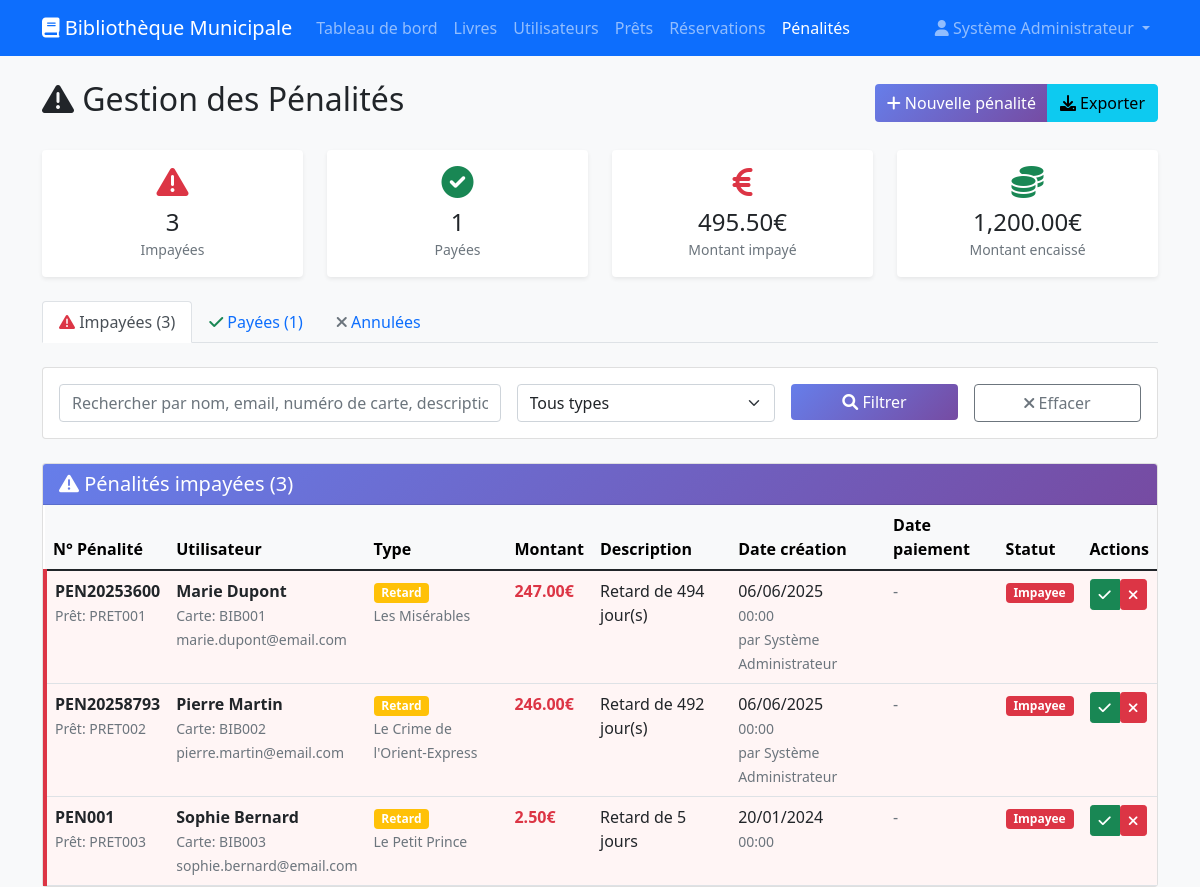
The page /penalites.php (signed in) on the database its author committed.
### tables this page shows
CREATE TABLE `parametres` (
  `id` int(11) NOT NULL,
  `cle_param` varchar(100) NOT NULL,
  `valeur` text NOT NULL,
  `description` text DEFAULT NULL,
  `type` enum('string','int','float','boolean','json') DEFAULT 'string',
  `date_modification` timestamp NOT NULL DEFAULT current_timestamp() ON UPDATE current_timestamp()
);

CREATE TABLE `penalites` (
  `id` int(11) NOT NULL,
  `numero_penalite` varchar(20) NOT NULL,
  `utilisateur_id` int(11) NOT NULL,
  `pret_id` int(11) DEFAULT NULL,
  `type_penalite` enum('retard','deterioration','perte','autre') NOT NULL,
  `montant` decimal(10,2) NOT NULL,
  `description` text NOT NULL,
  `date_creation` date DEFAULT curdate(),
  `date_echeance` date DEFAULT NULL,
  `date_paiement` date DEFAULT NULL,
  `mode_paiement` enum('especes','carte','cheque','virement') DEFAULT NULL,
  `statut` enum('impayee','payee','annulee','remise') DEFAULT 'impayee',
  `admin_id` int(11) DEFAULT NULL,
  `notes` text DEFAULT NULL
);

CREATE TABLE `prets` (
  `id` int(11) NOT NULL,
  `numero_pret` varchar(20) NOT NULL,
  `utilisateur_id` int(11) NOT NULL,
  `livre_id` int(11) NOT NULL,
  `admin_id` int(11) DEFAULT NULL,
  `date_pret` date DEFAULT curdate(),
  `date_retour_prevue` date NOT NULL,
  `date_retour_effective` date DEFAULT NULL,
  `nombre_renouvellements` int(11) DEFAULT 0,
  `max_renouvellements` int(11) DEFAULT 2,
  `statut` enum('en_cours','retourne','en_retard','perdu','endommage') DEFAULT 'en_cours',
  `notes` text DEFAULT NULL,
  `date_creation` timestamp NOT NULL DEFAULT current_timestamp(),
  `date_modification` timestamp NOT NULL DEFAULT current_timestamp() ON UPDATE current_timestamp()
);

CREATE TABLE `utilisateurs` (
  `id` int(11) NOT NULL,
  `numero_carte` varchar(20) NOT NULL,
  `nom` varchar(100) NOT NULL,
  `prenom` varchar(100) NOT NULL,
  `email` varchar(150) NOT NULL,
  `telephone` varchar(20) DEFAULT NULL,
  `adresse` text DEFAULT NULL,
  `date_naissance` date DEFAULT NULL,
  `date_inscription` date DEFAULT curdate(),
  `date_expiration` date NOT NULL,
  `statut` enum('actif','suspendu','expire','inactif') DEFAULT 'actif',
  `type_abonnement` enum('standard','premium','etudiant') DEFAULT 'standard',
  `limite_prets` int(11) DEFAULT 3,
  `photo` varchar(255) DEFAULT NULL,
  `notes` text DEFAULT NULL,
  `date_creation` timestamp NOT NULL DEFAULT current_timestamp(),
  `date_modification` timestamp NOT NULL DEFAULT current_timestamp() ON UPDATE current_timestamp()
);

CREATE TABLE `livres` (
  `id` int(11) NOT NULL,
  `isbn` varchar(20) DEFAULT NULL,
  `titre` varchar(200) NOT NULL,
  `sous_titre` varchar(200) DEFAULT NULL,
  `auteur_principal_id` int(11) DEFAULT NULL,
  `editeur_id` int(11) DEFAULT NULL,
  `annee_publication` year(4) DEFAULT NULL,
  `categorie_id` int(11) DEFAULT NULL,
  `langue` varchar(50) DEFAULT 'Français',
  `nombre_pages` int(11) DEFAULT NULL,
  `format` enum('poche','broché','relié','numérique') DEFAULT 'broché',
  `nombre_exemplaires` int(11) DEFAULT 1,
  `exemplaires_disponibles` int(11) DEFAULT 1,
  `exemplaires_reserves` int(11) DEFAULT 0,
  `description` text DEFAULT NULL,
  `resume` text DEFAULT NULL,
  `mots_cles` text DEFAULT NULL,
  `emplacement` varchar(100) DEFAULT NULL,
  `prix_achat` decimal(10,2) DEFAULT NULL,
  `date_acquisition` date DEFAULT curdate(),
  `etat_general` enum('excellent','bon','moyen','mauvais') DEFAULT 'bon',
  `image_couverture` varchar(255) DEFAULT NULL,
  `actif` tinyint(1) DEFAULT 1,
  `date_creation` timestamp NOT NULL DEFAULT current_timestamp(),
  `date_modification` timestamp NOT NULL DEFAULT current_timestamp() ON UPDATE current_timestamp()
);

### penalites.php (the view, shortened to what the rows shown need)
<?php
require_once 'config/database.php';
$database = new Database();
$conn = $database->getConnection();
$onglet = $_GET['onglet'] ?? 'impayees';
$query = "SELECT p.*, u.nom, u.prenom, u.email, u.numero_carte,
                 pr.date_pret, pr.numero_pret, l.titre,
                 a.nom as admin_nom, a.prenom as admin_prenom
          FROM penalites p
          JOIN utilisateurs u ON p.utilisateur_id = u.id
          LEFT JOIN prets pr ON p.pret_id = pr.id
          LEFT JOIN livres l ON pr.livre_id = l.id
          LEFT JOIN admins a ON p.admin_id = a.id
          WHERE 1=1";
$params = [];
switch ($onglet) {
    case 'impayees':
        $query .= " AND p.statut = 'impayee'";
        break;
}
$query .= " ORDER BY p.date_creation DESC";
$stmt = $conn->prepare($query);
$stmt->execute($params);
$penalites = $stmt->fetchAll();
?>
<!DOCTYPE html>
<html lang="fr">
<head>
    <link href="https://cdn.jsdelivr.net/npm/bootstrap@5.1.3/dist/css/bootstrap.min.css" rel="stylesheet">
    <link href="https://cdnjs.cloudflare.com/ajax/libs/font-awesome/6.0.0/css/all.min.css" rel="stylesheet">
</head>
<body class="bg-light">
    <nav class="navbar navbar-expand-lg navbar-dark bg-primary">
        <div class="container">
            <a class="navbar-brand" href="index.php">
                <i class="fas fa-book"></i> <?= getParametre('nom_bibliotheque', 'Bibliothèque') ?>
            </a>
            <div class="navbar-nav me-auto">
                <a class="nav-link" href="index.php">Tableau de bord</a>
                <a class="nav-link" href="livres.php">Livres</a>
                <a class="nav-link" href="utilisateurs.php">Utilisateurs</a>
                <a class="nav-link" href="prets.php">Prêts</a>
                <a class="nav-link" href="reservations.php">Réservations</a>
                <a class="nav-link active" href="penalites.php">Pénalités</a>
            </div>
            <div class="navbar-nav">
                <div class="nav-item dropdown">
                </div>
            </div>
        </div>
    </nav>
    <div class="container mt-4">
        <div class="d-flex justify-content-between align-items-center mb-4">
            <h2><i class="fas fa-exclamation-triangle"></i> Gestion des Pénalités</h2>
        </div>
        <div class="card">
            <div class="card-body p-0">
                <div class="table-responsive">
                    <table class="table table-hover mb-0">
                        <thead class="table-light">
                            <tr>
                                <th>N° Pénalité</th>
                                <th>Utilisateur</th>
                                <th>Type</th>
                                <th>Montant</th>
                                <th>Description</th>
                                <th>Date création</th>
                                <th>Date paiement</th>
                                <th>Statut</th>
                                <th>Actions</th>
                            </tr>
                        </thead>
                        <tbody>
                            <?php foreach ($penalites as $penalite): ?>
                                <tr class="<?= $penalite['statut'] == 'impayee' ? 'penalty-unpaid' : '' ?>">
                                    <td>
                                        <strong><?= htmlspecialchars($penalite['numero_penalite']) ?></strong>
                                        <?php if ($penalite['numero_pret']): ?>
                                            <br><small class="text-muted">Prêt: <?= htmlspecialchars($penalite['numero_pret']) ?></small>
                                        <?php endif; ?>
                                    </td>
                                    <td>
                                        <strong><?= htmlspecialchars($penalite['prenom'] . ' ' . $penalite['nom']) ?></strong>
                                        <br><small class="text-muted">Carte: <?= htmlspecialchars($penalite['numero_carte']) ?></small>
                                        <br><small class="text-muted"><?= htmlspecialchars($penalite['email']) ?></small>
                                    </td>
                                    <td>
                                        <?php
                                        $type_badges = [
                                            'retard' => 'bg-warning',
                                            'deterioration' => 'bg-danger',
                                            'perte' => 'bg-dark',
                                            'autre' => 'bg-secondary'
                                        ];
                                        $badge_class = $type_badges[$penalite['type_penalite']] ?? 'bg-secondary';
                                        ?>
                                        <span class="badge <?= $badge_class ?>">
                                            <?= ucfirst($penalite['type_penalite']) ?>
                                        </span>
                                        <?php if ($penalite['titre']): ?>
                                            <br><small class="text-muted"><?= htmlspecialchars($penalite['titre']) ?></small>
                                        <?php endif; ?>
                                    </td>
                                    <td>
                                        <strong class="text-danger"><?= number_format($penalite['montant'], 2) ?>€</strong>
                                    </td>
                                    <td>
                                        <?= htmlspecialchars($penalite['description']) ?>
                                    </td>
                                    <td>
                                        <?= date('d/m/Y', strtotime($penalite['date_creation'])) ?>
                                        <br><small class="text-muted"><?= date('H:i', strtotime($penalite['date_creation'])) ?></small>
                                        <?php if ($penalite['admin_prenom'] && $penalite['admin_nom']): ?>
                                            <br><small class="text-muted">par <?= htmlspecialchars($penalite['admin_prenom'] . ' ' . $penalite['admin_nom']) ?></small>
                                        <?php endif; ?>
                                    </td>
                                    <td>
                                        <?php if ($penalite['date_paiement']): ?>
                                            <?= date('d/m/Y', strtotime($penalite['date_paiement'])) ?>
                                            <br><small class="text-muted"><?= date('H:i', strtotime($penalite['date_paiement'])) ?></small>
                                            <?php if ($penalite['mode_paiement']): ?>
                                                <br><small class="text-muted"><?= ucfirst($penalite['mode_paiement']) ?></small>
                                            <?php endif; ?>
                                        <?php else: ?>
                                            <span class="text-muted">-</span>
                                        <?php endif; ?>
                                    </td>
                                    <td>
                                        <?php
                                        $statut_badges = [
                                            'impayee' => 'bg-danger',
                                            'payee' => 'bg-success',
                                            'annulee' => 'bg-secondary',
                                            'remise' => 'bg-info'
                                        ];
                                        $badge_class = $statut_badges[$penalite['statut']] ?? 'bg-secondary';
                                        ?>
                                        <span class="badge <?= $badge_class ?>">
                                            <?= ucfirst($penalite['statut']) ?>
                                        </span>
                                    </td>
                                    <td>
                                        <?php if ($penalite['statut'] == 'impayee'): ?>
                                            <div class="btn-group btn-group-sm">
                                                <button class="btn btn-success" data-bs-toggle="modal"
                                                        data-bs-target="#modalPayer"
                                                        data-penalite-id="<?= $penalite['id'] ?>"
                                                        data-montant="<?= $penalite['montant'] ?>"
                                                        data-utilisateur="<?= htmlspecialchars($penalite['prenom'] . ' ' . $penalite['nom']) ?>"
                                                        title="Marquer comme payée">
                                                    <i class="fas fa-check"></i>
                                                </button>
                                                <form method="POST" style="display: inline;">
                                                    <button type="submit" class="btn btn-danger btn-sm"
                                                            onclick="return confirm('Annuler cette pénalité ?')"
                                                            title="Annuler">
                                                        <i class="fas fa-times"></i>
                                                    </button>
                                                </form>
                                            </div>
                                        <?php else: ?>
                                            <a href="penalite-details.php?id=<?= $penalite['id'] ?>" class="btn btn-outline-info btn-sm" title="Voir détails">
                                                <i class="fas fa-eye"></i>
                                            </a>
                                        <?php endif; ?>
                                    </td>
                                </tr>
                            <?php endforeach; ?>
                        </tbody>
                    </table>
                </div>
            </div>
        </div>
    </div>
</body>
</html>

### rows shown on the page
parametres: valeur "Bibliothèque Municipale"
penalites: numero_penalite "PEN20253600", pret.numero_pret "PRET001", utilisateur.nom "Marie Dupont", utilisateur.numero_carte "BIB001", utilisateur.email "marie.dupont@email.com", type_penalite "Retard", livres.titre "Les Misérables", montant "247.00", description "Retard de 494 jour(s)", date_creation "06/06/2025", date_creation "00:00", admin.nom "Système Administrateur", statut "Impayee"
penalites: numero_penalite "PEN20258793", pret.numero_pret "PRET002", utilisateur.nom "Pierre Martin", utilisateur.numero_carte "BIB002", utilisateur.email "pierre.martin@email.com", type_penalite "Retard", livres.titre "Le Crime de l'Orient-Express", montant "246.00", description "Retard de 492 jour(s)", date_creation "06/06/2025", date_creation "00:00", admin.nom "Système Administrateur", statut "Impayee"
penalites: numero_penalite "PEN001", pret.numero_pret "PRET003", utilisateur.nom "Sophie Bernard", utilisateur.numero_carte "BIB003", utilisateur.email "sophie.bernard@email.com", type_penalite "Retard", livres.titre "Le Petit Prince", montant "2.50", description "Retard de 5 jours", date_creation "20/01/2024", date_creation "00:00", statut "Impayee"

### other values the page prints
$_SESSION['admin_nom'] "Système Administrateur"
$stats['impayees_count'] "3"
$stats['payees_count'] "1"
$stats['montant_impaye'] "495.50"
$stats['montant_paye'] "1,200.00"
count($penalites) "3"
